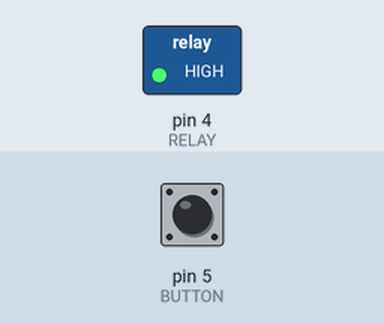
The sketch below on a simulated Arduino Uno, built with avr-gcc and run on an emulated ATmega328P. Shown: switched loads named in the sketch (green lamp = pin HIGH). The test bench sets the inputs (shaded band); at power-on: pin 5 (BUTTON) HIGH.

Above: at 1.2 s.
1.3 s: pin 5 (BUTTON) pulled LOW for 0.15 s
At 1.37 s:
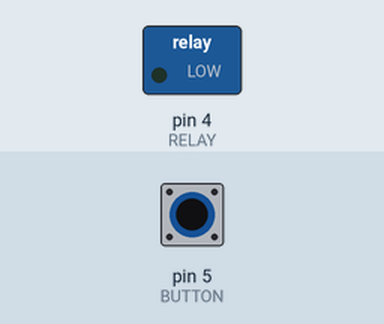
2.9 s: pin 5 (BUTTON) pulled LOW for 3.2 s
At 7.5 s:
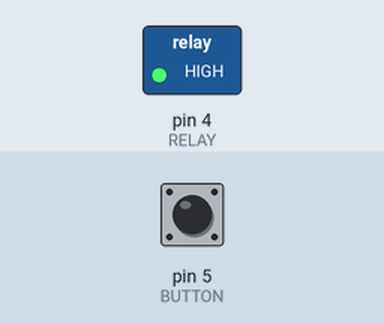
Timing chart, 0 to 9.0 s (numbered marks = the images above; inputs shaded):
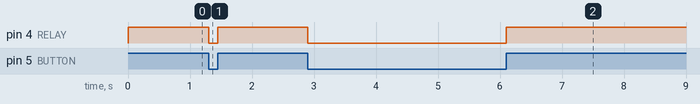

Measured:
- after the input at 1.3 s, pin 4 (RELAY): HIGH → LOW at once, → HIGH 0.15 s later
- after the input at 2.9 s, pin 4 (RELAY): HIGH → LOW at once, → HIGH 3.2 s later

The sketch:

RELAY.ino
```cpp
int RELAY = 4 ;
int BUTTON = 5 ;

void setup() {
pinMode(RELAY,OUTPUT);
pinMode(BUTTON,INPUT_PULLUP);
}

void loop() {
int state = digitalRead(BUTTON);
if(state == HIGH){
digitalWrite(RELAY,HIGH);
}
else{
digitalWrite(RELAY,LOW);
}

}
```
